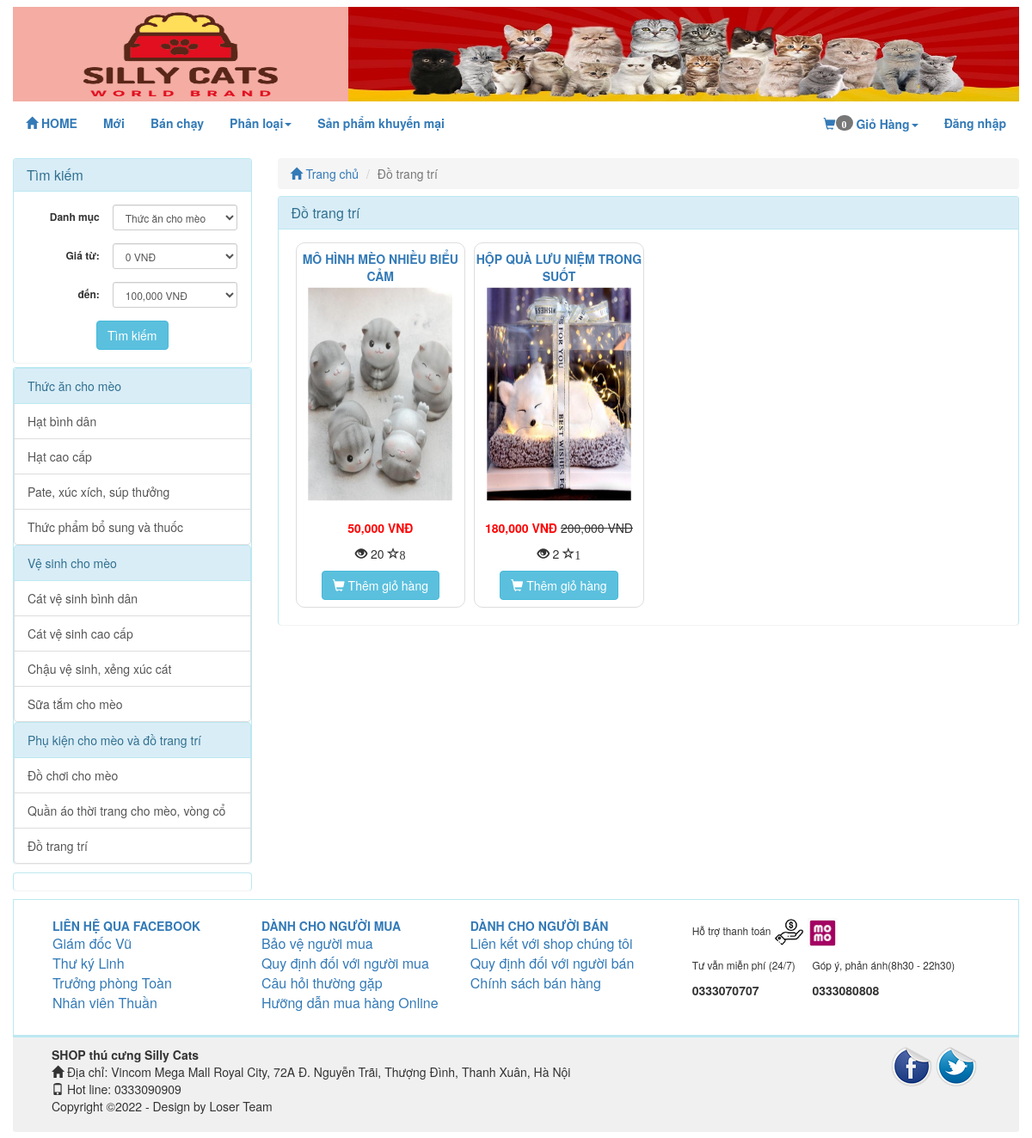
The app's page /do-trang-tri-c21 with its own data.
### tables this page shows
CREATE TABLE `catalog` (
  `id` int(11) NOT NULL,
  `name` varchar(100) NOT NULL,
  `description` varchar(255) DEFAULT NULL,
  `parent_id` int(11) NOT NULL,
  `sort_order` tinyint(4) NOT NULL,
  `created` datetime NOT NULL
);

CREATE TABLE `product` (
  `id` int(255) NOT NULL,
  `catalog_id` int(11) NOT NULL,
  `name` varchar(255) NOT NULL,
  `content` text NOT NULL,
  `price` decimal(15,2) NOT NULL DEFAULT 0.00,
  `discount` int(11) DEFAULT 0,
  `image_link` varchar(100) NOT NULL,
  `image_list` text NOT NULL,
  `view` int(11) NOT NULL DEFAULT 0,
  `buyed` int(255) NOT NULL,
  `rate_total` int(255) NOT NULL DEFAULT 4,
  `rate_count` int(255) NOT NULL DEFAULT 1,
  `created` int(11) NOT NULL
);

### application/controllers/Product.php (called while the page is built, shortened)
<?php
class Product extends MY_Controller {
	public function __construct()
	{
		parent::__construct();
		$this->load->model('product_model');
		$this->load->model('catalog_model');
	}
	public function catalog()
	{
		$id = $this->uri->rsegment(3);
		$catalog = $this->catalog_model->get_info($id);
		$this->data['catalog_p'] = $catalog;
		$input = array();
		if ($catalog->parent_id == '1') {
			$input_cat = array();
			$input_cat['where'] = array('parent_id' => $catalog->id);
			$input_cat['order'] = array('sort_order', 'ASC');
			$catalog_child = $this->catalog_model->get_list($input_cat);
			if (!empty($catalog_child)) {
				$cat_list_id = array();
				foreach ($catalog_child as $value) {
					$cat_list_id[] = $value->id;
				}
				$this->db->where_in('catalog_id',$cat_list_id);
			}else{
				$input['where'] = array('catalog_id'=>$id);
			}
		}else{
			$input['where'] = array('catalog_id'=>$id);
		}
		$total = $this->product_model->get_total($input);
		$this->data['total']=$total;
		$this->load->library('pagination');
		$base_url = base_url('product/catalog/'.$id);
		$per = 8;
		$uri = 4;
		$config = pagination($base_url,$total,$per,$uri);
		$segment = $this->uri->segment(4);
		$segment = intval($segment);
		$input['limit'] = array($config['per_page'],$segment);
		$product_list = $this->product_model->get_list($input);
		$this->data['product_list'] = $product_list;
		$this->data['temp']='site/product/catalog';
		$this->load->view('site/layoutsub',$this->data);
	}
}

### index.php (called while the page is built, shortened)
<?php
require_once BASEPATH.'core/CodeIgniter.php';

### application/core/MY_Model.php (called while the page is built, shortened)
<?php if ( ! defined('BASEPATH')) exit('No direct script access allowed');
class MY_Model extends CI_Model {
    var $table = '';
    var $key = 'id';
    var $order = '';
    function get_info($id, $field = '')
    {
        $where = array();
        $where[$this->key] = $id;
        return $this->get_info_rule($where, $field);
    }
    function get_info_rule($where = array(), $field= '')
    {
        $this->db->where($where);
        $query = $this->db->get($this->table);
        if ($query->num_rows())
        {
            return $query->row();
        }
        return FALSE;
    }
    function get_total($input = array())
    {
        $query = $this->db->get($this->table);
        return $query->num_rows();
    }
    function get_list($input = array())
    {
        $query = $this->db->get($this->table);
        return $query->result();
    }
    protected function get_list_set_input($input = array())
    {
        if ((isset($input['where'])) && $input['where'])
        {
            $this->db->where($input['where']);
        }
        if (isset($input['order'][0]) && isset($input['order'][1]))
        {
            $this->db->order_by($input['order'][0], $input['order'][1]);
        }
        else
        {
            $order = ($this->order == '') ? array($this->table.'.'.$this->key, 'desc') : $this->order;
            $this->db->order_by($order[0], $order[1]);
        }
        if (isset($input['limit'][0]) && isset($input['limit'][1]))
        {
            $this->db->limit($input['limit'][0], $input['limit'][1]);
        }
    }
}
?>

### application/core/MY_Controller.php (called while the page is built, shortened)
<?php
class MY_Controller extends CI_Controller {
	function __construct()
	{
		$controller = $this->uri->segment(1);
		switch ($controller) {
			default:
				$input = array();
				$input['where'] = array('parent_id' => '1');
				$input['order'] = array('sort_order', 'ASC');
				$catalog = $this->catalog_model->get_list($input);
				foreach ($catalog as $value) {
					$input= array();
					$input['where'] = array('parent_id' => $value->id);
					$input['order'] = array('sort_order', 'ASC');
					$sub = $this->catalog_model->get_list($input);
					$value->sub=$sub;
				}
				break;
		}
	}
}

### application/helpers/common_helper.php (called while the page is built, shortened)
<?php
	function pagination($base_url='',$total='',$per='',$uri='')
	{
		$config = array();
		$config['base_url']    = $base_url;
		$config['total_rows']  = $total;
		$config['per_page']    = $per;
		$config['uri_segment'] = $uri;
		$config['full_tag_open']   = "<nav aria-label='Page navigation' class='text-right'><ul class='pagination'>";
		$config['full_tag_close'] = "</ul></nav>";
		$config['cur_tag_open']   = "<li class='active'><a href='#'>";
		$config['cur_tag_close'] = "</a></li>";
		$config['next_link']   = "&raquo;";
		$config['next_tag_open']   = "<li><span aria-hidden='true'>";
		$config['next_tag_close'] = "</span></li>";
		$config['prev_link']   = "&laquo;";
		$config['prev_tag_open']   = "<li><span aria-hidden='true'>";
		$config['prev_tag_close'] = "</span></li>";
		$config['num_tag_open']   = "<li>";
		$config['num_tag_close'] = "</li>";
		return $config;
	}
	function covert_vi_to_en($str)
	{
	    $unicode = array(
			'a'=>'á|à|ả|ã|ạ|ă|ắ|ặ|ằ|ẳ|ẵ|â|ấ|ầ|ẩ|ẫ|ậ',
			'd'=>'đ',
			'e'=>'é|è|ẻ|ẽ|ẹ|ê|ế|ề|ể|ễ|ệ',
			'i'=>'í|ì|ỉ|ĩ|ị',
			'o'=>'ó|ò|ỏ|õ|ọ|ô|ố|ồ|ổ|ỗ|ộ|ơ|ớ|ờ|ở|ỡ|ợ',
			'u'=>'ú|ù|ủ|ũ|ụ|ư|ứ|ừ|ử|ữ|ự',
			'y'=>'ý|ỳ|ỷ|ỹ|ỵ',
			'A'=>'Á|À|Ả|Ã|Ạ|Ă|Ắ|Ặ|Ằ|Ẳ|Ẵ|Â|Ấ|Ầ|Ẩ|Ẫ|Ậ',
			'D'=>'Đ',
			'E'=>'É|È|Ẻ|Ẽ|Ẹ|Ê|Ế|Ề|Ể|Ễ|Ệ',
			'I'=>'Í|Ì|Ỉ|Ĩ|Ị',
			'O'=>'Ó|Ò|Ỏ|Õ|Ọ|Ô|Ố|Ồ|Ổ|Ỗ|Ộ|Ơ|Ớ|Ờ|Ở|Ỡ|Ợ',
			'U'=>'Ú|Ù|Ủ|Ũ|Ụ|Ư|Ứ|Ừ|Ử|Ữ|Ự',
			'Y'=>'Ý|Ỳ|Ỷ|Ỹ|Ỵ',
			);
		foreach($unicode as $nonUnicode=>$uni) $str = preg_replace("/($uni)/i",$nonUnicode,$str);
		$str = trim($str);
		$str = str_replace(' ', '-', $str);
		$str = str_replace(',', '', $str);
		return $str;
	}
?>

### application/views/site/product/catalog.php (the view, shortened to what this page needs)
<div class="col-xs-12 col-sm-9 col-md-9 col-lg-9 clearpaddingr">
	<div class="col-xs-12 col-sm-12 col-md-12 col-lg-12 clearpadding">
		<ol class="breadcrumb">
		  <li><a href="<?php echo base_url(); ?>"><span class="glyphicon glyphicon-home" aria-hidden="true"></span> Trang chủ</a></li>
		  <li class="active"><?php echo $catalog_p->name; ?></li>
		</ol>
		<div class="panel panel-info">
		  <div class="panel-heading">
		    <h3 class="panel-title"><?php echo $catalog_p->name; ?></h3>
		  </div>
		  <div class="panel-body">
		  <?php if ($total > 0) { ?>
		  	<div class="col-xs-12 col-sm-12 col-md-12 col-lg-12 clearpadding">
		  		<?php foreach ($product_list as $value) {
		  			$name = covert_vi_to_en($value->name);
	  				$name = strtolower($name);
	  				 ?>
					<div class="col-xs-12 col-sm-6 col-md-3 col-lg-3 re-padding">
			  			<div class="product_item">
			  				<p class="product_name" ><a href="<?php echo base_url($name.'-p'.$value->id); ?>" ><?php echo $value->name; ?></a></p>
			  				<div class="product-image">
			  					<a href="<?php echo base_url('product/view/'.$value->id); ?>"><img src="<?php echo base_url(); ?>upload/product/<?php echo $value->image_link; ?>" alt="" class=""></a>
			  				</div>
			  				<?php if ($value->discount>0) {
			  					$new_price = $value->price - $value->discount; ?>
			  					<p><span class='price text-right'><?php echo number_format($new_price); ?> VNĐ</span> <del class="product-discount"><?php echo number_format($value->price); ?> VNĐ</del></p>
			  				<?php }else{ ?>
								<p><span class='price text-right'><?php echo number_format($value->price); ?> VNĐ</span></p>
			  				<?php	} ?>
							<p><span class="glyphicon glyphicon-eye-open" aria-hidden="true" title="Số lượt xem"></span> <?php echo $value->view; ?> <span class="glyphicon glyphicon-star-empty" aria-hidden="true" title="Số lượng đặt mua"><?php echo $value->buyed; ?></p>
							<a href="<?php echo base_url('cart/add/'.$value->id); ?>"><button class='btn btn-info'><span class="glyphicon glyphicon-shopping-cart" aria-hidden="true"></span> Thêm giỏ hàng</button></a>
			  			</div>
					</div>
				<?php } ?>
		  	</div>
		  <?php }else{ ?>
		  	<p>Không có sản phẩm nào</p>
		  <?php	} ?>
		  </div>
		</div>
	</div>
</div>

### application/views/site/sidebar.php (shortened to what this page needs)
<?php
	$catalog_id = isset($catalog_id)?$catalog_id:NULL;
	$price_from = isset($price_from)?$price_from:NULL;
	$price_to = isset($price_to)?$price_to:NULL;
 ?>
<div class="col-xs-12 col-sm-3 col-md-3 col-lg-3 clearpaddingl">
	<div class="panel panel-info" style="margin-bottom: 5px;">
		<div class="panel-heading">
		    <h3 class="panel-title">Tìm kiếm</h3>
		</div>
	    <div class="panel-body">
	  	    <form class="form-horizontal text-center" method="post" action="<?php echo base_url('product/search'); ?>">
				<div class="form-group form-group-sm">
					<label class="col-sm-5 clearpaddingl control-label" for="formGroupInputSmall">Danh mục</label>
					<div class="col-sm-7" style="padding-left: 0px">
				    	<select class="form-control" name="catalog_id">
				    		<?php foreach ($catalog as $value) { ?>
							  	<option value="<?php echo $value->id; ?>" style='font-weight: bold' <?php if($value->id==$catalog_id) echo 'selected'; ?>><?php echo $value->name; ?></option>
								 </div>
							  	<?php } ?>
				    </div>
				</div>
				<div class="form-group form-group-sm">
					<label class="col-sm-5 control-label" for="formGroupInputSmall">Giá từ:</label>
					<div class="col-sm-7" style="padding-left: 0px">
				    	<select class="form-control" name="price_from">
				    	<?php for ($i=0; $i < 1400000; $i = $i + 100000) { ?>
				    		<option value="<?php echo $i ?>" <?php if($i==$price_from) echo 'selected'; ?>><?php echo number_format($i); ?> VNĐ</option>
				    	<?php } ?>
						</select>
				    </div>
				</div>
				<div class="form-group form-group-sm">
					<label class="col-sm-5 control-label" for="formGroupInputSmall">đến:</label>
					<div class="col-sm-7" style="padding-left: 0px">
				    	<select class="form-control" name="price_to">
				    	<?php for ($i=100000; $i < 1500000; $i = $i + 100000) { ?>
				    		<option value="<?php echo $i ?>" <?php if($i==$price_to) echo 'selected'; ?>><?php echo number_format($i); ?> VNĐ</option>
				    	<?php } ?>
						</select>
				    </div>
				</div>
				<button class="btn btn-info" type="submit" name='submit'>Tìm kiếm</button>
	    </div>
	</div>
	<div class="panel panel-info">
	  <div class="panel-body" style="padding:0px">
	  	<div class="list-group">
	  	<?php foreach ($catalog as $value)
	  	{
	  		$name = covert_vi_to_en($value->name);
	  		$name = strtolower($name);
	  	?>
	  	<div class="list-group">
	  		<a href="<?php echo base_url($name.'-c'.$value->id); ?>" class="list-group-item active">
		    <?php echo $value->name; ?>
		  	</a>
		  <?php foreach ($value->sub as $val) {
		  	$namesub = covert_vi_to_en($val->name);
	  		$namesub = strtolower($namesub);
	  		?>
		  	<a href="<?php echo base_url($namesub.'-c'.$val->id); ?>" class="list-group-item"><?php echo $val->name; ?></a>
		  <?php } ?>
		 </div>
	  	<?php } ?>
	    </div>
	  </div>
	</div>
	<div class="panel panel-info" style="margin-top:10px;margin-bottom:10px;">
	  <div class="panel-body" style="padding:0px;">
	  </div>
	</div>
</div>

### public/site/css/style.css (style rules this page uses)
.clearpadding { padding-left: 0px; padding-right: 0px; }
.clearpaddingl { padding-left: 0px; }
.clearpaddingr { padding-right: 0px; }
.re-padding { padding-right: 5px; padding-left: 5px; }
.panel { margin-bottom: 0px; border-bottom:none; }
.product_item { border: 1px solid #DDDDDD; border-radius: 10px; text-align: center; padding-top: 8px; padding-bottom: 8px; margin-bottom: 5px; }
.product_name { max-height: 20px; text-transform: uppercase; font-size: 14px; color: #337ab7; font-weight: bold; }
.price { color: red; font-weight: bold; }
.product-image { margin-top:8px; margin-bottom:8px; }
.product-image img { width: 95%; height: 275px; -webkit-transform:scale(0.9); -moz-transform:scale(0.9); -o-transform:scale(0.9); transition: all .4s ease; -webkit-transition: all .4s ease; -moz-transition: all .4s ease; -o-transition: all .4s ease; }
.breadcrumb { margin-bottom: 8px; }
.list-group { margin-bottom: 0px; }
.list-group-item.active, .list-group-item.active:hover, .list-group-item.active:focus { color: #31708f; background-color: #d9edf7; border-color: #bce8f1; }

### records on screen
catalog: name "Thức ăn cho mèo"
catalog: name "Hạt bình dân"
catalog: name "Hạt cao cấp"
catalog: name "Pate, xúc xích, súp thưởng"
catalog: name "Thức phẩm bổ sung và thuốc"
catalog: name "Vệ sinh cho mèo"
catalog: name "Cát vệ sinh bình dân"
catalog: name "Cát vệ sinh cao cấp"
catalog: name "Chậu vệ sinh, xẻng xúc cát"
catalog: name "Sữa tắm cho mèo"
catalog: name "Phụ kiện cho mèo và đồ trang trí"
catalog: name "Đồ chơi cho mèo"
catalog: name "Quần áo thời trang cho mèo, vòng cổ"
catalog: name "Đồ trang trí"
product: name "MÔ HÌNH MÈO NHIỀU BIỂU CẢM", image_link (picture), price "50,000", view "20", buyed "8"
product: name "HỘP QUÀ LƯU NIỆM TRONG SUỐT", image_link (picture), new_price "180,000", price "200,000", view "2", buyed "1"

### other values on screen
$total_items "0"
form field catalog_id "Thức ăn cho mèo"
form field price_from "0 VNĐ"
form field price_to "100,000 VNĐ"
